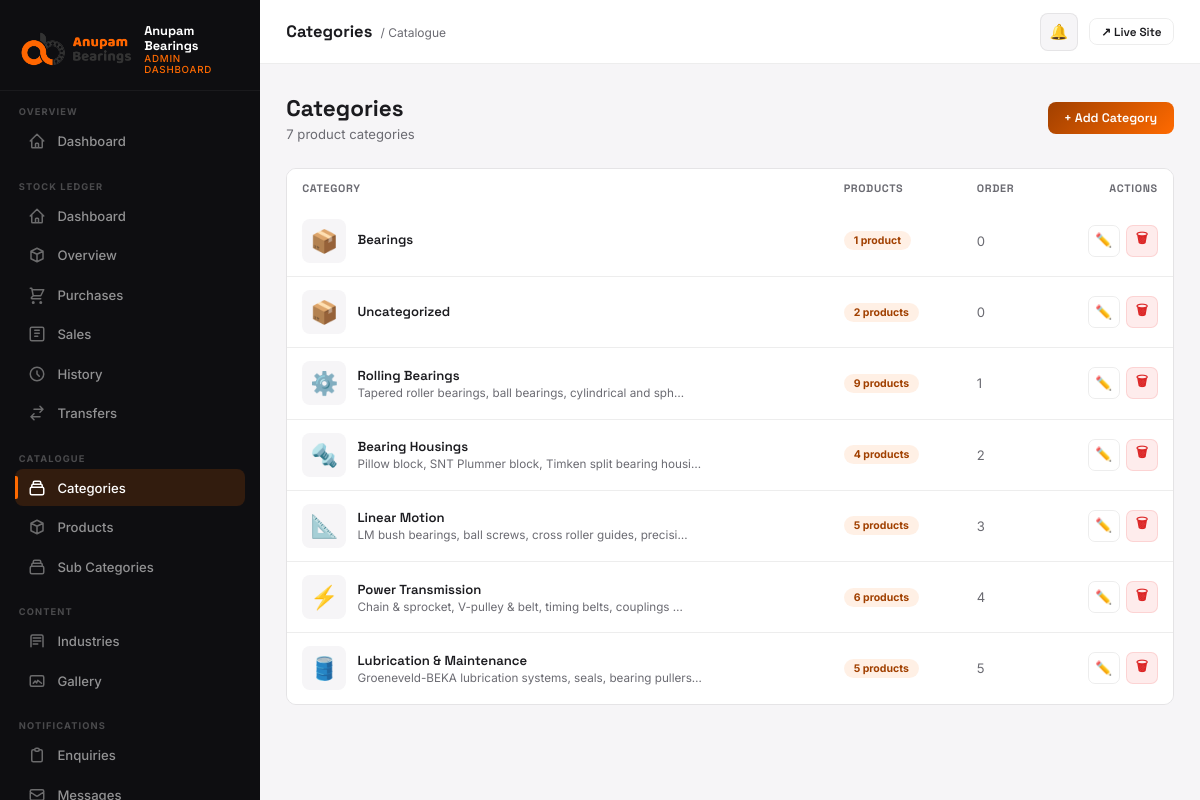
Screenshot of /dashboard/categories/ (signed in) with the database file from the repository.
### products/models.py (models this page shows, shortened)
class Category(models.Model):
    name = models.CharField(max_length=200)
    slug = models.SlugField(unique=True)
    description = models.TextField(blank=True)
    icon = models.CharField(max_length=100, blank=True, help_text="Icon class or emoji")
    image = models.ImageField(upload_to='categories/', blank=True, null=True)
    order = models.IntegerField(default=0)
    class Meta:
        verbose_name_plural = 'Categories'
        ordering = ['order', 'name']

### dashboard/views.py (the view)
# urls.py: path('categories/',            views.category_list,           name='categories'),
@login_required(login_url='/dashboard/login/')
@staff_required
@role_required(UserProfile.ADMIN)
def category_list(request):
    categories = Category.objects.annotate(product_count=Count('products')).order_by('order', 'name')
    return render(request, 'dashboard/categories.html', {'categories': categories})

### core/context_processors.py (called while the page is built)
def seo(request):
    return build_seo_context(request)

### core/seo.py (called while the page is built)
def site_url() -> str:
    return getattr(settings, 'SITE_URL', 'https://anupambearings.com').rstrip('/')

def absolute_url(path: str) -> str:
    if not path:
        return site_url()
    parsed = urlsplit(path)
    if parsed.scheme:
        return path
    if path.startswith('/'):
        return f'{site_url()}{path}'
    return f"{site_url()}/{path.lstrip('/')}"

def build_canonical_url(request, *, path: str | None = None) -> str:
    canonical_path = path if path is not None else request.path
    return absolute_url(canonical_path)

def _serialize_schema(schema: dict) -> str:
    return json.dumps(schema, ensure_ascii=False, separators=(',', ':'))

def website_schema() -> dict:
    return {
        '@context': 'https://schema.org',
        '@type': 'WebSite',
        '@id': f'{site_url()}#website',
        'url': site_url(),
        'name': SITE_NAME,
        'alternateName': 'Anupam Bearings India',
        'description': SITE_DESCRIPTION,
        'publisher': {'@id': f'{site_url()}#organization'},
        'potentialAction': {
            '@type': 'SearchAction',
            'target': {
                '@type': 'EntryPoint',
                'urlTemplate': f'{site_url()}/products/?q={{search_term_string}}',
            },
            'query-input': 'required name=search_term_string',
        },
    }

### stock_ledger/context_processors.py (called while the page is built, shortened)
def dashboard_role(request):
    user = getattr(request, 'user', None)
    if not user or not user.is_authenticated or not user.is_staff:
        return {}
    profile = getattr(user, 'stock_profile', None)
    if profile is None:
        return {}
    return {
        'dash_role': profile.role,
        'dash_branch': profile.branch,
    }

def low_stock_alert(request):
    user = getattr(request, 'user', None)
    if not user or not user.is_authenticated or not user.is_staff:
        return {'show_low_stock_modal': False}
    profile = getattr(user, 'stock_profile', None)
    if profile is None or profile.role not in (UserProfile.ADMIN, UserProfile.BRANCH_STAFF):
        return {'show_low_stock_modal': False}
    if request.session.get('low_stock_alert_shown'):
        return {'show_low_stock_modal': False}

### templates/dashboard/categories.html (shortened to what this page needs)
{% extends "dashboard/base.html" %}
{% block page_title %}Categories{% endblock %}
{% block breadcrumb %}<span class="topbar-breadcrumb">/ Catalogue</span>{% endblock %}
{% block nav_cats %}active{% endblock %}
{% block content %}
<div class="page-header">
  <div class="page-header-left">
    <h1>Categories</h1>
    <p>{{ categories|length }} product categor{{ categories|length|pluralize:"y,ies" }}</p>
  </div>
  <a href="{% url 'dashboard:category_add' %}" class="btn btn-primary">+ Add Category</a>
</div>
<div class="table-wrap">
  <table>
    <thead>
      <tr>
        <th>Category</th>
        <th>Products</th>
        <th>Order</th>
        <th style="text-align:right;">Actions</th>
      </tr>
    </thead>
    <tbody>
      {% for cat in categories %}
      <tr id="cat-row-{{ cat.pk }}">
        <td>
          <div class="prod-td">
            <div class="prod-thumb" style="font-size:1.5rem;">
              {% if cat.image %}<img src="{{ cat.image.url }}" alt="{{ cat.name }}"/>
              {% else %}{{ cat.icon|default:"📦" }}{% endif %}
            </div>
            <div>
              <div class="td-name">{{ cat.name }}</div>
              <div class="td-sub">{{ cat.description|truncatechars:60 }}</div>
            </div>
          </div>
        </td>
        <td>
          <span class="pill" style="background:rgba(255,106,0,0.1);color:var(--orange-dk);">
            {{ cat.product_count }} product{{ cat.product_count|pluralize }}
          </span>
        </td>
        <td style="color:var(--muted);font-size:0.875rem;">{{ cat.order }}</td>
        <td style="text-align:right;">
          <div style="display:flex;align-items:center;justify-content:flex-end;gap:0.4rem;">
            <a href="{% url 'dashboard:category_edit' cat.pk %}" class="btn btn-ghost btn-sm btn-icon" title="Edit">✏️</a>
            <button
              class="btn btn-danger btn-sm btn-icon"
              title="Delete"
              onclick="confirmDelete('{% url 'dashboard:category_delete' cat.pk %}', '{{ cat.name|escapejs }}', () => document.getElementById('cat-row-{{ cat.pk }}').remove())"
            >🗑</button>
          </div>
        </td>
      </tr>
      {% empty %}
      <tr><td colspan="4"><div class="empty-state"><div class="empty-state-icon">📂</div><h3>No categories</h3><p><a href="{% url 'dashboard:category_add' %}">Add your first category</a></p></div></td></tr>
      {% endfor %}
    </tbody>
  </table>
</div>
{% endblock %}

### templates/dashboard/base.html (style rules this page uses)
*, *::before, *::after { box-sizing: border-box; margin: 0; padding: 0; }
:root { --orange: #ff6a00; --orange-dk: #a14000; --surface: #f6f5f7; --card: #ffffff; --sidebar-bg: #0e0e11; --sidebar-w: 260px; --on: #1b1b1f; --muted: #6b6b72; --border: rgba(0,0,0,0.07); --grad: linear-gradient(135deg,#a14000 0%,#ff6a00 100%); --radius: 10px; --shadow: 0 2px 16px rgba(0,0,0,0.07); --shadow-lg: 0 8px 40px rgba(0,0,0,0.12); --font-d: 'Space Grotesk', sans-serif; --font-b: 'Inter', sans-serif; }
html { font-size: 15px; -webkit-font-smoothing: antialiased; }
body { font-family: var(--font-b); background: var(--surface); color: var(--on); display: flex; min-height: 100vh; overflow-x: hidden; }
.topbar-breadcrumb { font-size: 0.8rem; color: var(--muted); margin-left: 4px; }
.page-header { display: flex; align-items: center; justify-content: space-between; margin-bottom: 1.75rem; gap: 1rem; flex-wrap: wrap; }
.page-header-left h1 { font-family: var(--font-d); font-size: 1.5rem; font-weight: 700; }
.page-header-left p { color: var(--muted); font-size: 0.875rem; margin-top: 0.2rem; }
.table-wrap { overflow-x: auto; border-radius: var(--radius); border: 1px solid var(--border); }
table { width: 100%; border-collapse: collapse; font-size: 0.875rem; }
thead { background: var(--surface); }
th { padding: 0.75rem 1rem; text-align: left; font-family: var(--font-d); font-size: 0.72rem; font-weight: 700; letter-spacing: 0.06em; text-transform: uppercase; color: var(--muted); white-space: nowrap; }
td { padding: 0.875rem 1rem; border-top: 1px solid var(--border); vertical-align: middle; }
tr { background: var(--card); transition: background 0.12s; }
tr:first-child td { border-top: none; }
.td-name { font-family: var(--font-d); font-weight: 600; font-size: 0.875rem; }
.td-sub { font-size: 0.78rem; color: var(--muted); margin-top: 2px; }
.pill { display: inline-flex; align-items: center; gap: 4px; padding: 3px 10px; border-radius: 99px; font-size: 0.7rem; font-weight: 700; }
.btn { display: inline-flex; align-items: center; gap: 0.4rem; padding: 0.55rem 1.1rem; border-radius: 8px; font-family: var(--font-d); font-size: 0.83rem; font-weight: 600; cursor: pointer; border: none; text-decoration: none; transition: all 0.18s; }
.btn-primary { background: var(--grad); color: #fff; }
.btn-ghost { background: transparent; color: var(--on); border: 1px solid var(--border); }
.btn-danger { background: rgba(239,68,68,0.1); color: #dc2626; border: 1px solid rgba(239,68,68,0.15); }
.btn-sm { padding: 0.35rem 0.75rem; font-size: 0.78rem; }
.btn-icon { width: 32px; height: 32px; padding: 0; justify-content: center; border-radius: 7px; font-size: 0.9rem; }
.prod-thumb { width: 44px; height: 44px; border-radius: 8px; background: var(--surface); display: flex; align-items: center; justify-content: center; font-size: 1.3rem; flex-shrink: 0; overflow: hidden; }
.prod-td { display: flex; align-items: center; gap: 0.75rem; }

### rows the page displays
Category: icon "📦", name "Bearings", product_count "1", order "0"
Category: icon "📦", name "Uncategorized", product_count "2", order "0"
Category: icon "⚙️", name "Rolling Bearings", description "Tapered roller bearings, ball bearings, cylindrical and sph…", product_count "9", order "1"
Category: icon "🔩", name "Bearing Housings", description "Pillow block, SNT Plummer block, Timken split bearing housi…", product_count "4", order "2"
Category: icon "📐", name "Linear Motion", description "LM bush bearings, ball screws, cross roller guides, precisi…", product_count "5", order "3"
Category: icon "⚡", name "Power Transmission", description "Chain & sprocket, V-pulley & belt, timing belts, couplings …", product_count "6", order "4"
Category: icon "🛢️", name "Lubrication & Maintenance", description "Groeneveld-BEKA lubrication systems, seals, bearing pullers…", product_count "5", order "5"

### other values shown
{{ categories|length }} "7"
